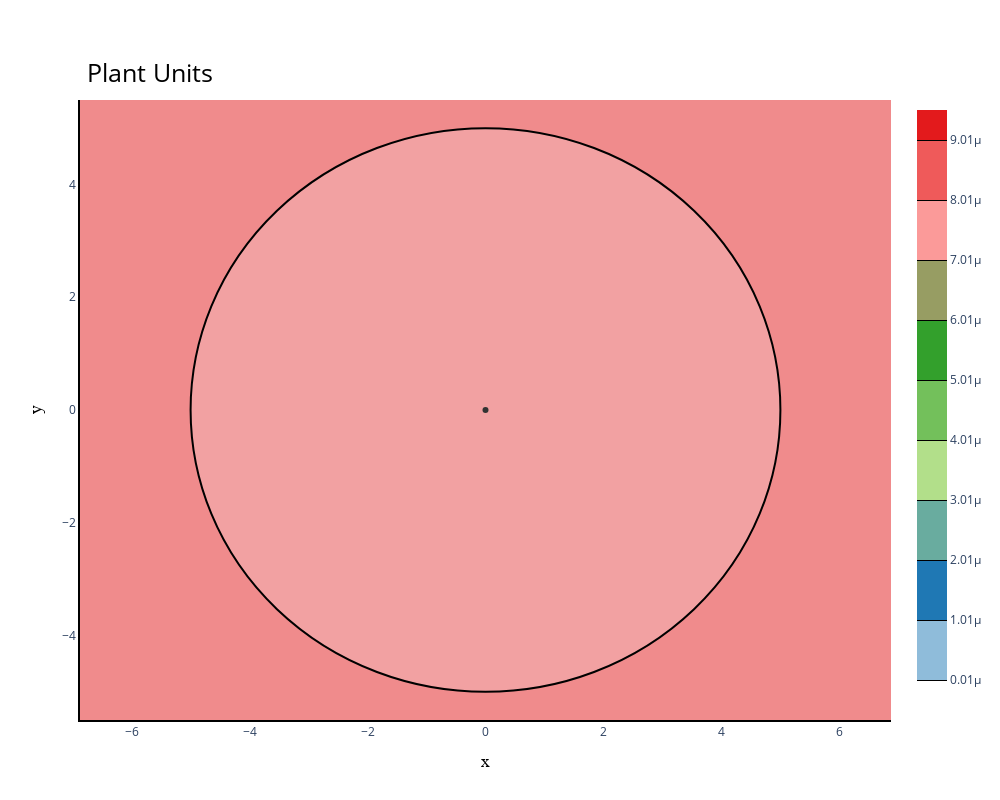

Here is the notebook cell this chart was saved with:
### Code cell
#Plot Individual risk  (With low speed convergency)
opr.Plot.Plotly.PlotIndividualRisk(PlotMode=1,
    NodesGroupTag=1,
    NodesProbabilityList=results['NodesGroupDamageProbability'][1],
    ContorList=[1e-8,1e-5],)

### Figure 1 — Plotly figure (JSON) as saved in the notebook; plotly's stock layout.template omitted (floating-point values rounded to 4 significant figures)
{"data": [{"hoverinfo": "text", "hoverlabel": {"bgcolor": "rgba(0, 0, 0, 1)", "bordercolor": "rgba(255, 0, 0, 1)", "font": {"color": "rgba(255, 255, 255, 1)", "family": "Balto", "size": 14}}, "hovertext": "ONGStorage (tag= 1) and Substance= Butene (tag= 1)<br><br>Diameter= 10 \t <br>Damage Source= Earthquake \t <br>with Damage SourceTag= 1 \t <br>Damage Level= 0, Damage Source Type= NaturalHazard, Damage Source Dose= 0.2866172267832271<br><br>OutFlowModel: <br>TankHole with Diameter= 0.05 and with Height(From Bot)= 0 and dt= 500 and Cd= 1 <br><br>DispersionSpreadModel: <br>LiquidSpreadModel with minimum thickness equal to 0.005<br><br>PhysicalEffectModel: <br>Fire Point Source Physical Effect for unit with tag 1 ", "legendgroup": "TanksData", "marker": {"color": "rgba(0, 0, 0,1)"}, "mode": "markers", "name": "TanksData", "showlegend": false, "type": "scatter", "x": [0], "y": [0]}, {"colorscale": [[0, "white"], [0.2, "rgb(31,120,180)"], [0.4, "rgb(178,223,138)"], [0.6, "rgb(51,160,44)"], [0.8, "rgb(251,154,153)"], [1, "rgb(227,26,28)"]], "contours": {"end": 1e-05, "start": 1e-08, "type": "levels"}, "legendgroup": "Individual Risk", "line": {"width": 1}, "opacity": 0.5, "showlegend": false, "type": "contour", "x": [-180, -180, -180, -180, -180, -180, -180, -180, -180, -180, -140, -140, -140, -140, -140, -140, -140, -140, -140, -140, -100, -100, -100, -100, -100, -100, -100, -100, -100, -100, -60, -60, -60, -60, -60, -60, -60, -60, -60, -60, -20, -20, -20, -20, -20, -20, -20, -20, -20, -20, 20, 20, 20, 20, 20, 20, 20, 20, 20, 20, 60, 60, 60, 60, 60, 60, 60, 60, 60, 60, 100, 100, 100, 100, 100, 100, 100, 100, 100, 100, 140, 140, 140, 140, 140, 140, 140, 140, 140, 140, 180, 180, 180, 180, 180, 180, 180, 180, 180, 180], "y": [-180, -140, -100, -60, -20, 20, 60, 100, 140, 180, -180, -140, -100, -60, -20, 20, 60, 100, 140, 180, -180, -140, -100, -60, -20, 20, 60, 100, 140, 180, -180, -140, -100, -60, -20, 20, 60, 100, 140, 180, -180, -140, -100, -60, -20, 20, 60, 100, 140, 180, -180, -140, -100, -60, -20, 20, 60, 100, 140, 180, -180, -140, -100, -60, -20, 20, 60, 100, 140, 180, -180, -140, -100, -60, -20, 20, 60, 100, 140, 180, -180, -140, -100, -60, -20, 20, 60, 100, 140, 180, -180, -140, -100, -60, -20, 20, 60, 100, 140, 180], "z": [0, 0, 0, 0, 0, 0, 0, 0, 0, 0, 0, 0, 0, 0, 0, 0, 0, 0, 0, 0, 0, 0, 0, 0, 0, 0, 0, 0, 0, 0, 0, 0, 0, 0, 0, 0, 0, 0, 0, 0, 0, 0, 0, 0, 1e-05, 1e-05, 0, 0, 0, 0, 0, 0, 0, 0, 1e-05, 1e-05, 0, 0, 0, 0, 0, 0, 0, 0, 0, 0, 0, 0, 0, 0, 0, 0, 0, 0, 0, 0, 0, 0, 0, 0, 0, 0, 0, 0, 0, 0, 0, 0, 0, 0, 0, 0, 0, 0, 0, 0, 0, 0, 0, 0]}], "layout": {"height": 800, "plot_bgcolor": "white", "shapes": [{"fillcolor": "rgba(250, 250, 250,0.2)", "line": {"color": "rgba(0, 0, 0,1)"}, "name": "ONGStorage", "type": "circle", "x0": -5, "x1": 5, "xref": "x", "y0": -5, "y1": 5, "yref": "y"}], "title": {"font": {"color": "black", "size": 25}, "text": "Plant Units", "x": 0.15, "xanchor": "center", "y": 0.92, "yanchor": "top"}, "width": 1000, "xaxis": {"linecolor": "black", "linewidth": 2, "range": [-6.875, 6.875], "showline": true, "title": {"font": {"color": "black", "family": "Courier", "size": 18}, "text": "x"}}, "yaxis": {"linecolor": "black", "linewidth": 2, "range": [-5.5, 5.5], "showline": true, "title": {"font": {"color": "black", "family": "Courier", "size": 18}, "text": "y"}}}}
